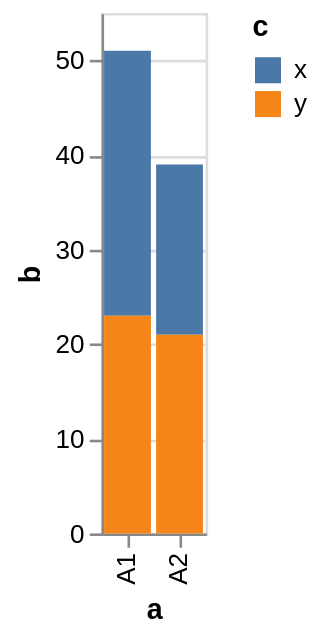

Describe this chart as a Vega-Lite specification.
### Vega specification from a JSON file in a GitHub repository (floating-point values rounded to 4 significant figures)
{"$schema": "https://vega.github.io/schema/vega/v5.json", "background": "white", "padding": 5, "height": 200, "style": "cell", "data": [{"name": "source_0", "values": [{"a": "A1", "b": 28, "c": "x"}, {"a": "A1", "b": 23, "c": "y"}, {"a": "A2", "b": 18, "c": "x"}, {"a": "A2", "b": 21, "c": "y"}]}, {"name": "data_0", "source": "source_0", "transform": [{"type": "stack", "groupby": ["a"], "field": "b", "sort": {"field": ["c"], "order": ["descending"]}, "as": ["b_start", "b_end"], "offset": "zero"}, {"type": "filter", "expr": "datum[\"b\"] !== null && isFinite(datum[\"b\"])"}]}], "signals": [{"name": "x_step", "value": 20}, {"name": "width", "update": "bandspace(domain('x').length, 0.1, 0.05) * x_step"}], "marks": [{"name": "marks", "type": "rect", "style": ["bar"], "from": {"data": "data_0"}, "encode": {"update": {"fill": {"scale": "color", "field": "c"}, "x": {"scale": "x", "field": "a"}, "width": {"scale": "x", "band": true}, "y": {"scale": "y", "field": "b_end"}, "y2": {"scale": "y", "field": "b_start"}}}}], "scales": [{"name": "x", "type": "band", "domain": {"data": "data_0", "field": "a", "sort": true}, "range": {"step": {"signal": "x_step"}}, "paddingInner": 0.1, "paddingOuter": 0.05}, {"name": "y", "type": "linear", "domain": {"data": "data_0", "fields": ["b_start", "b_end"]}, "range": [{"signal": "height"}, 0], "nice": true, "zero": true}, {"name": "color", "type": "ordinal", "domain": {"data": "data_0", "field": "c", "sort": true}, "range": "category"}], "axes": [{"scale": "y", "orient": "left", "gridScale": "x", "grid": true, "tickCount": {"signal": "ceil(height/40)"}, "domain": false, "labels": false, "maxExtent": 0, "minExtent": 0, "ticks": false, "zindex": 0}, {"scale": "x", "orient": "bottom", "grid": false, "title": "a", "labelAlign": "right", "labelAngle": 270, "labelBaseline": "middle", "labelOverlap": true, "zindex": 0}, {"scale": "y", "orient": "left", "grid": false, "title": "b", "labelOverlap": true, "tickCount": {"signal": "ceil(height/40)"}, "zindex": 0}], "legends": [{"fill": "color", "gradientLength": {"signal": "clamp(height, 64, 200)"}, "symbolType": "square", "title": "c"}], "config": {"background": "white"}}
